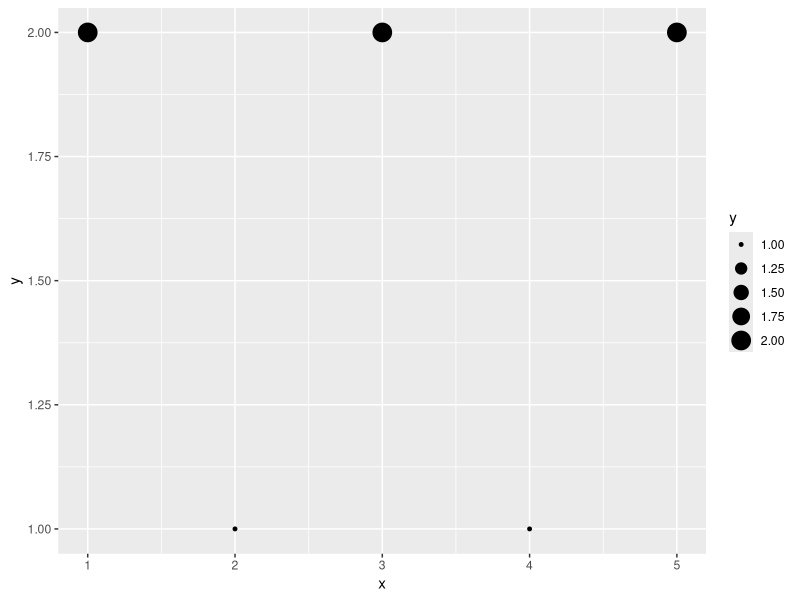

Recreate this plot in R.
x <- c(1,2,3,4,5)
y <- c(2,1,2,1,2)
z <- c(1,2,3,4,5)
#t <- c("SDOH","pop","Cases","standards","Deaths")


work <- as.data.frame(cbind(x,y,z))

                      
library(ggplot2)

ggplot(work, aes(x,y, size = y)) +
  geom_point() +
  ylim(1, 2)
